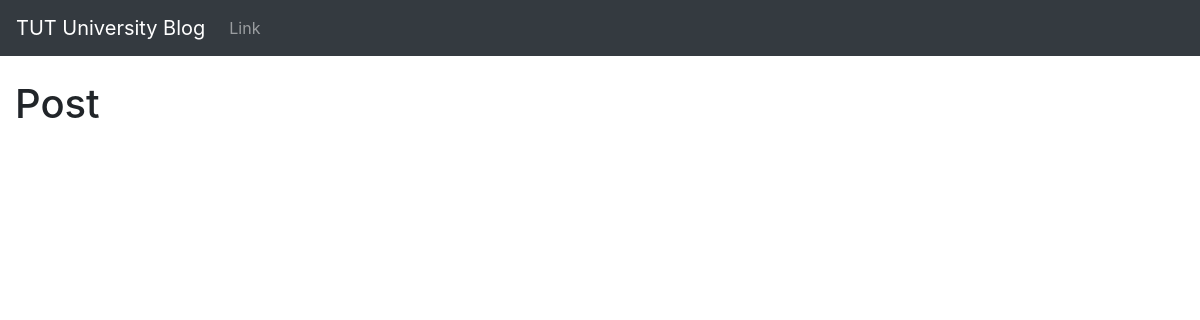
The app's page /, older data.
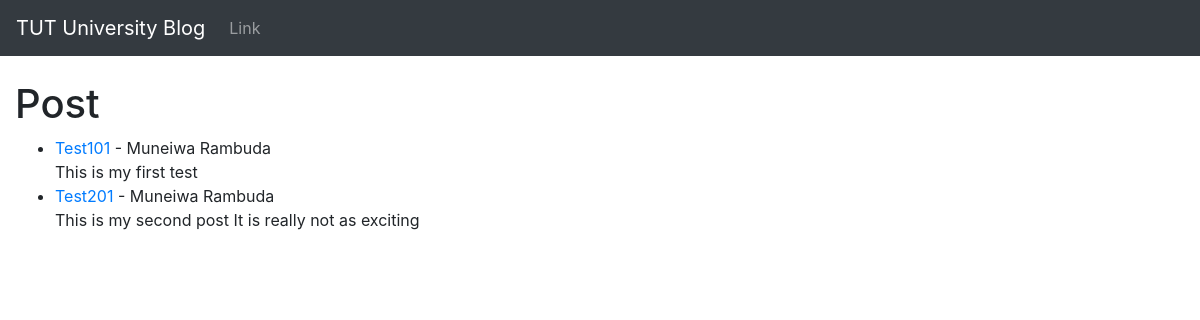
The same page, newer data.
### myBlog/models.py (models this page shows, shortened)
class Post(models.Model):
    title = models.CharField(max_length=255)
    title_tag = models.CharField(max_length=255, default="TUT Blog")
    author =  models.ForeignKey(User, on_delete=models.CASCADE)
    body = models.TextField()

### myBlog/views.py (the view)
# urls.py: path('',HomeView.as_view(), name="home"),
class HomeView(ListView):
    model = Post
    template_name = 'home.html'

### myBlog/templates/home.html
{% extends 'base.html' %}
{% block content %}
<h1>Post</h1>
<ul>
{%for post in object_list %}
    <li>
        <a href="{% url 'article_detail' post.pk %}">
            {{ post.title}}
        </a> -
        {{post.author.first_name}} {{post.author.last_name}} <br/>
        {{ post.body}}
    </li>
{% endfor%}
</ul>
{% endblock %}

### myBlog/templates/base.html (shortened to what this page needs)
<!doctype html>
<html lang="en">
  <head>
    <link rel="stylesheet" href="https://cdn.jsdelivr.net/npm/bootstrap@4.4.1/dist/css/bootstrap.min.css">
  </head>
  <body>
    <nav class="navbar navbar-expand-lg navbar-dark bg-dark">
        <a class="navbar-brand" href="{% url 'home' %}">TUT University Blog</a>
        <div class="collapse navbar-collapse" id="navbarSupportedContent">
          <ul class="navbar-nav mr-auto">
            <li class="nav-item">
              <a class="nav-link" href="#">Link</a>
            </li>
          </ul>
        </div>
      </nav>
    <br/>
    <div class="container-fluid">
    {% block content%}
    {% endblock %}
    </div>
  </body>
</html>

Row changes from the older to the newer data that the page shows:
added Post: title "Test101", author.first_name "Muneiwa", author.last_name "Rambuda", body "This is my first test"
added Post: title "Test201", author.first_name "Muneiwa", author.last_name "Rambuda", body "This is my second post It is really not as exciting"
